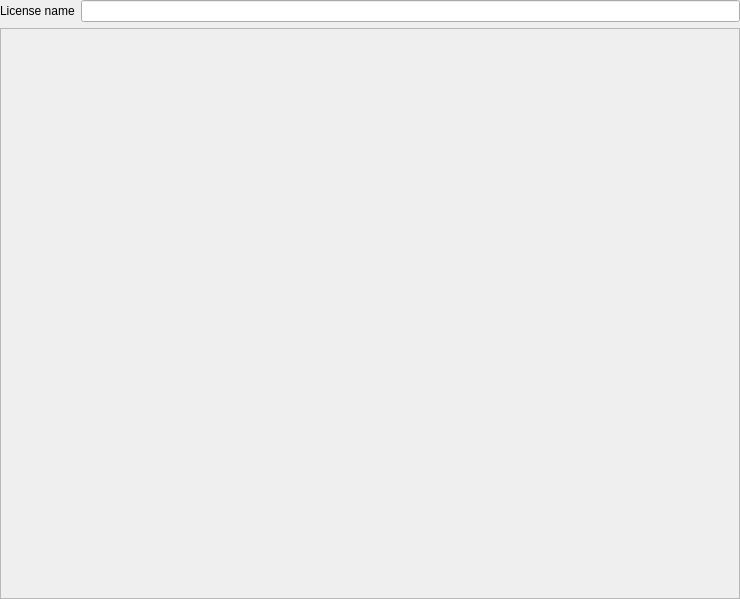
<?xml version="1.0" encoding="UTF-8"?>
<ui version="4.0">
 <class>LicenseEditor</class>
 <widget class="QWidget" name="LicenseEditor">
  <property name="geometry">
   <rect>
    <x>0</x>
    <y>0</y>
    <width>740</width>
    <height>599</height>
   </rect>
  </property>
  <property name="windowTitle">
   <string>LicenseEditor</string>
  </property>
  <layout class="QVBoxLayout" name="verticalLayout">
   <property name="leftMargin">
    <number>0</number>
   </property>
   <property name="topMargin">
    <number>0</number>
   </property>
   <property name="rightMargin">
    <number>0</number>
   </property>
   <property name="bottomMargin">
    <number>0</number>
   </property>
   <item>
    <layout class="QHBoxLayout" name="horizontalLayout">
     <item>
      <widget class="QLabel" name="label">
       <property name="text">
        <string>License name</string>
       </property>
      </widget>
     </item>
     <item>
      <widget class="QLineEdit" name="name_lineEdit"/>
     </item>
    </layout>
   </item>
   <item>
    <widget class="QScrollArea" name="scrollArea">
     <property name="widgetResizable">
      <bool>true</bool>
     </property>
     <property name="alignment">
      <set>Qt::AlignLeading|Qt::AlignLeft|Qt::AlignVCenter</set>
     </property>
     <widget class="QWidget" name="scrollAreaWidgetContents">
      <property name="geometry">
       <rect>
        <x>0</x>
        <y>0</y>
        <width>738</width>
        <height>567</height>
       </rect>
      </property>
      <layout class="QGridLayout" name="gridLayout"/>
     </widget>
    </widget>
   </item>
  </layout>
 </widget>
 <layoutdefault spacing="6" margin="11"/>
 <resources/>
 <connections/>
</ui>
